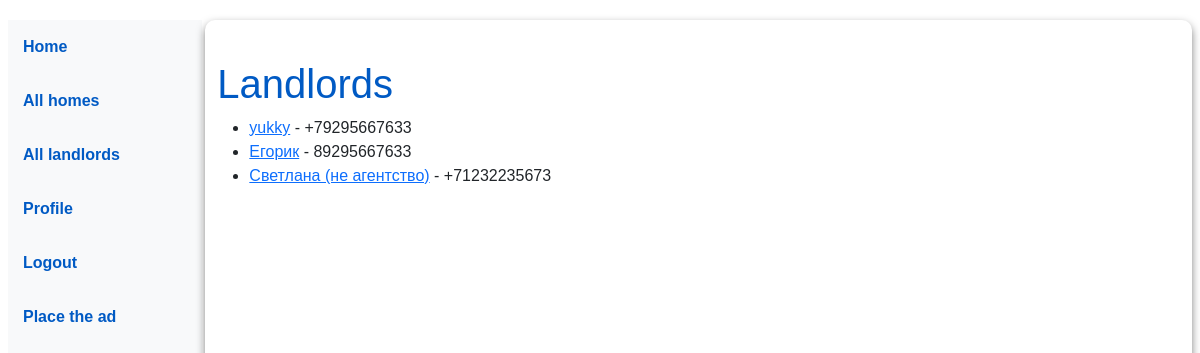
Page /catalog/landlords/ (signed in) on the committed database.
### catalog/models.py (models this page shows, shortened)
class Landlord(models.Model):
    user = models.OneToOneField(User, on_delete=models.CASCADE, related_name="landlord", null=True, blank=True)
    name = models.CharField(max_length=100)
    phone_number = models.CharField(max_length=100)
    def get_absolute_url(self):
        return reverse('landlord-detail', args=[str(self.id)])

### catalog/views.py (the view)
# urls.py: path('landlords/', views.LandlordListView.as_view(), name='landlords'),
class LandlordListView(generic.ListView):
    model = Landlord
    template_name = 'catalog/landlord_list.html'  # Укажите путь к шаблону
    context_object_name = 'landlords'  # Имя переменной контекста для шаблона

### catalog/templates/catalog/landlord_list.html
{% extends "base_generic.html" %}
{% block content %}
  <h1>Landlords</h1>
  <ul>
    {% for landlord in landlords %}
      <li>
        <a href="{{ landlord.get_absolute_url }}">{{ landlord.name }}</a> - {{ landlord.phone_number }}
      </li>
    {% endfor %}
  </ul>
{% endblock %}

### catalog/static/css/styles.css (style rules this page uses)
body { font-family: Arial, sans-serif; margin: 0; padding: 0; background-color: #ffffff; }
h1, h2, h3 { color: #005ac4; margin-top: 20px; }

### rows in the picture
Landlord: name "yukky", phone_number "+79295667633"
Landlord: name "Егорик", phone_number "89295667633"
Landlord: name "Светлана (не агентство)", phone_number "+71232235673"
